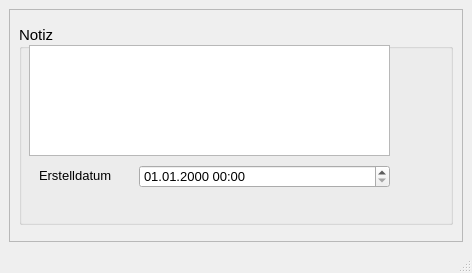
<?xml version="1.0" encoding="UTF-8"?>
<ui version="4.0">
 <class>MainWindow</class>
 <widget class="QMainWindow" name="MainWindow">
  <property name="geometry">
   <rect>
    <x>0</x>
    <y>0</y>
    <width>472</width>
    <height>273</height>
   </rect>
  </property>
  <property name="minimumSize">
   <size>
    <width>310</width>
    <height>220</height>
   </size>
  </property>
  <property name="font">
   <font>
    <family>Tahoma</family>
    <pointsize>10</pointsize>
   </font>
  </property>
  <property name="windowTitle">
   <string>Anbindung Direkteinleiter</string>
  </property>
  <property name="layoutDirection">
   <enum>Qt::LeftToRight</enum>
  </property>
  <widget class="QWidget" name="centralwidget">
   <layout class="QVBoxLayout" name="verticalLayout_2">
    <item>
     <widget class="QScrollArea" name="scrollArea">
      <property name="widgetResizable">
       <bool>true</bool>
      </property>
      <widget class="QWidget" name="scrollAreaWidgetContents">
       <property name="geometry">
        <rect>
         <x>0</x>
         <y>0</y>
         <width>448</width>
         <height>223</height>
        </rect>
       </property>
       <layout class="QVBoxLayout" name="verticalLayout">
        <item>
         <widget class="QGroupBox" name="groupBox_3">
          <property name="minimumSize">
           <size>
            <width>410</width>
            <height>170</height>
           </size>
          </property>
          <property name="maximumSize">
           <size>
            <width>450</width>
            <height>200</height>
           </size>
          </property>
          <property name="font">
           <font>
            <family>Tahoma</family>
            <pointsize>11</pointsize>
           </font>
          </property>
          <property name="title">
           <string>Notiz</string>
          </property>
          <widget class="QgsDateTimeEdit" name="createdat">
           <property name="geometry">
            <rect>
             <x>120</x>
             <y>140</y>
             <width>251</width>
             <height>23</height>
            </rect>
           </property>
           <property name="font">
            <font>
             <family>Tahoma</family>
             <pointsize>10</pointsize>
            </font>
           </property>
           <property name="currentSection">
            <enum>QDateTimeEdit::DaySection</enum>
           </property>
           <property name="displayFormat">
            <string>dd.MM.yyyy HH:mm</string>
           </property>
          </widget>
          <widget class="QLabel" name="label_71">
           <property name="geometry">
            <rect>
             <x>20</x>
             <y>140</y>
             <width>151</width>
             <height>21</height>
            </rect>
           </property>
           <property name="font">
            <font>
             <family>Tahoma</family>
             <pointsize>10</pointsize>
            </font>
           </property>
           <property name="text">
            <string>Erstelldatum</string>
           </property>
          </widget>
          <widget class="QTextEdit" name="notiz">
           <property name="geometry">
            <rect>
             <x>10</x>
             <y>20</y>
             <width>361</width>
             <height>111</height>
            </rect>
           </property>
           <property name="minimumSize">
            <size>
             <width>0</width>
             <height>0</height>
            </size>
           </property>
           <property name="toolTip">
            <string>&lt;html&gt;&lt;head/&gt;&lt;body&gt;&lt;p&gt;Platz für zusätzliche Kommentare.&lt;/p&gt;&lt;/body&gt;&lt;/html&gt;</string>
           </property>
           <property name="statusTip">
            <string>Platz für zusätzliche Kommentare.</string>
           </property>
          </widget>
         </widget>
        </item>
       </layout>
      </widget>
     </widget>
    </item>
   </layout>
  </widget>
  <widget class="QStatusBar" name="statusbar"/>
 </widget>
 <customwidgets>
  <customwidget>
   <class>QgsDateTimeEdit</class>
   <extends>QDateTimeEdit</extends>
   <header>qgsdatetimeedit.h</header>
  </customwidget>
 </customwidgets>
 <resources/>
 <connections/>
</ui>
